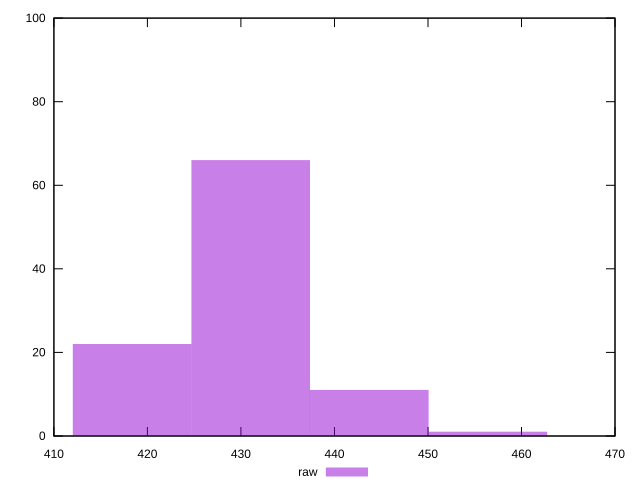

This chart was generated by the following gnuplot code:
reset
set terminal svg size 640, 490
set output "reprap/mainthread-work-breakdown/samples/pages+cached+noexternal+nojs/raw/histogram.svg"

$raw <<EOF
456.3956630641713 1
431.04034844949507 66
418.362691142157 22
443.7180057568332 11
EOF

set key outside below
set boxwidth 12.677657307338091
set yrange [0:100]
set style fill transparent solid 0.5 noborder

plot \
  $raw title "raw" with boxes, \


reset
